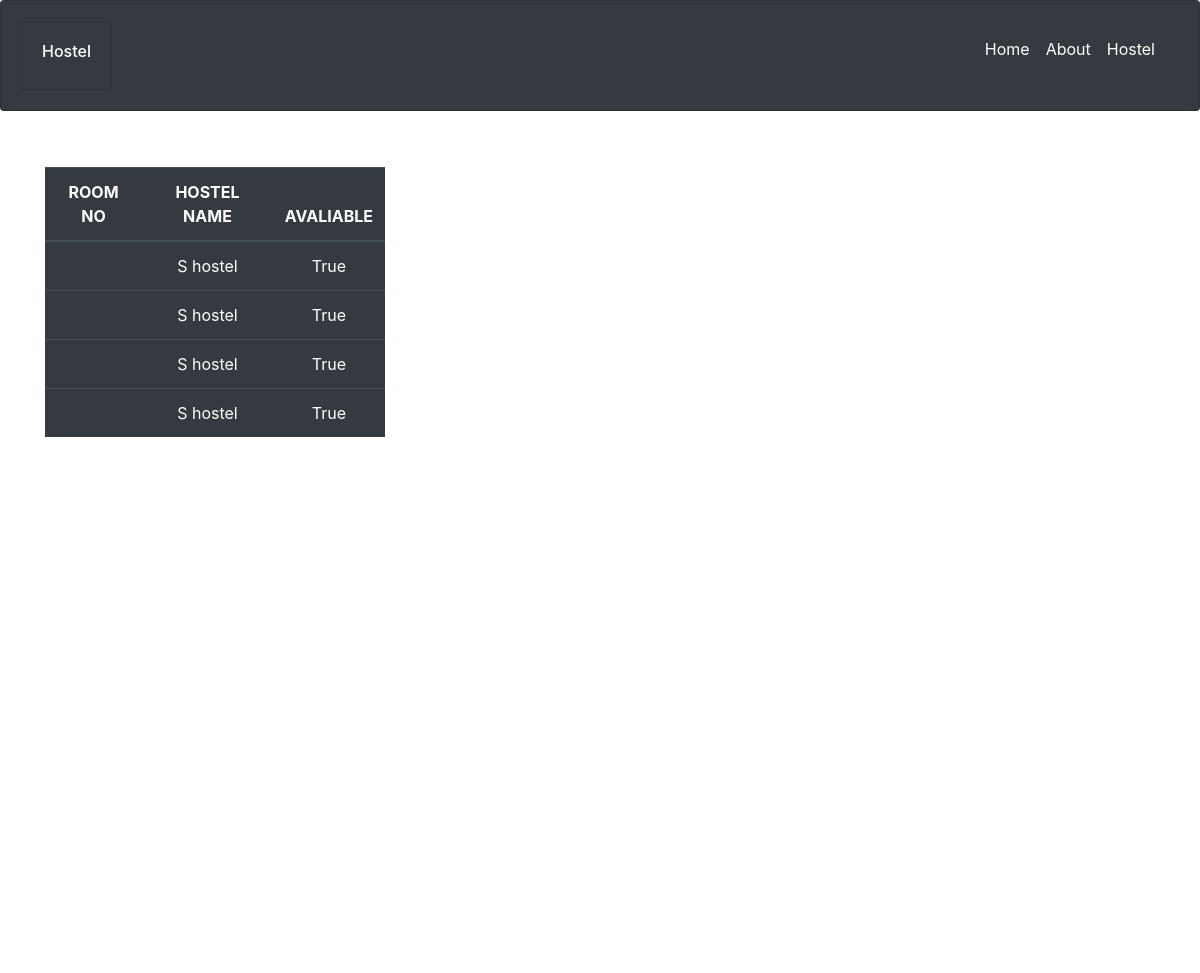
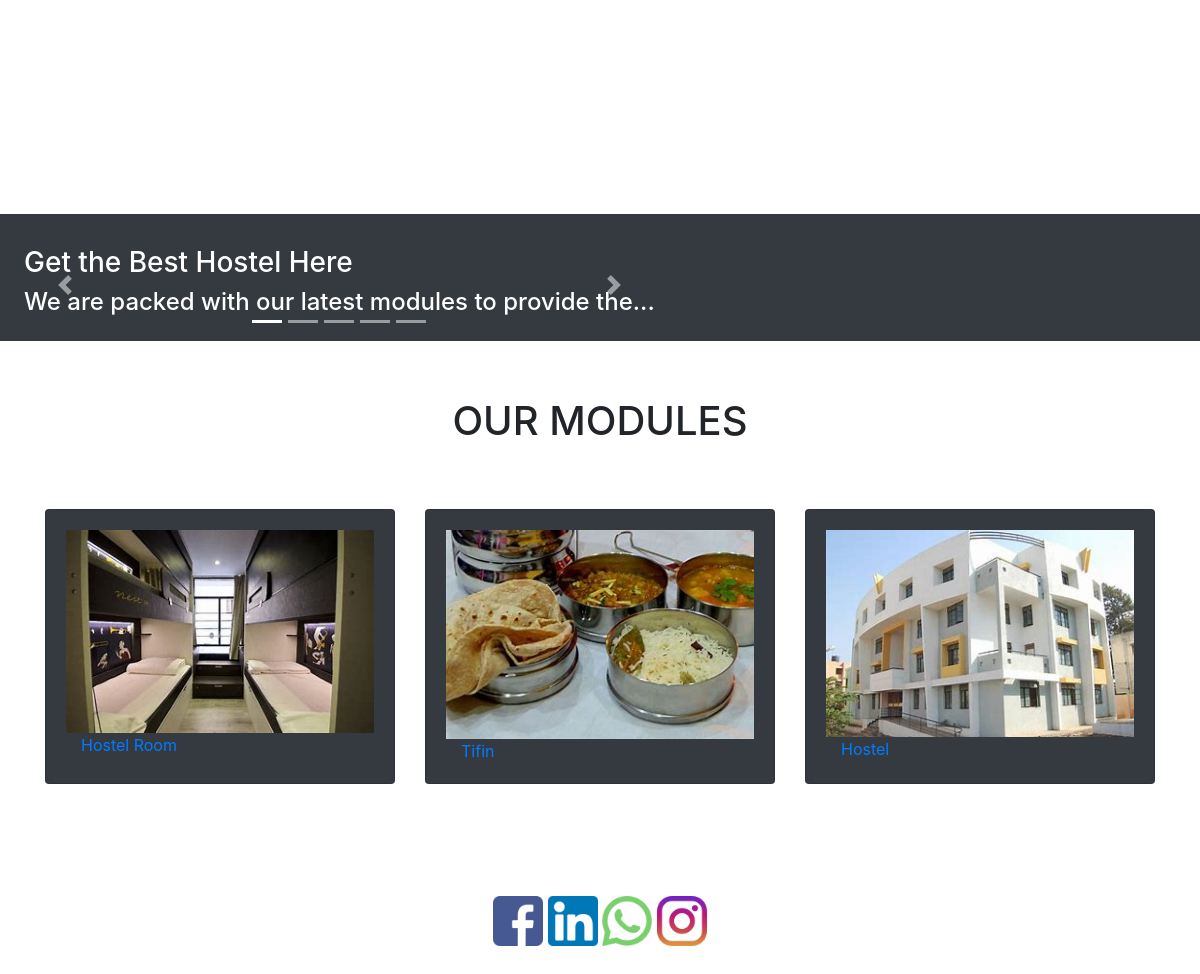
The page /showDetail/1 on the database its author committed (2 pictures, top to bottom).
### hostelbookingapp/models.py (models this page shows)
class Room(models.Model):
	seat=models.IntegerField()
	roomImg=models.FileField(upload_to='upload/hostel/room')
	avaliable=models.BooleanField(default=False)
	hostel=models.ForeignKey(Hostel,on_delete=models.CASCADE)
	def __str__(self):
		return f'{"room with"+str(self.seat)+"seaters"}-{self.roomImg}';

class Hostel(models.Model):
	hostelName=models.CharField(max_length=120)
	TYPE=(
			('Girls Hostel','Girls Hostel'),
			('Boys Hostel','Boys Hostel'),
		)
	type=models.CharField(max_length=20,choices=TYPE)
	AVALIABILITY=(('avaliable','avaliable'),
		('unavaliable','unavaliable'),
		)
	avaliable=models.CharField(max_length=20,choices=AVALIABILITY)
	images=models.FileField(upload_to='upload/hostel')
	description=models.CharField(max_length=2000)
	city=models.ForeignKey(City,on_delete=models.CASCADE)
	location=models.CharField(max_length=120)
	owner=models.CharField(max_length=50)
	price=models.IntegerField()
	contact=models.CharField(max_length=10,default="90909")
	def __str__(self):
		return f'{self.hostelName}';

### hostelbookingapp/views.py (the view)
# urls.py: path("showDetail/<hostel_id>",views.showDetail,name="showDetail"),
def showDetail(request,hostel_id):
	hostel1=Hostel.objects.get(pk=hostel_id)
	print(hostel_id)
	room=Room.objects.filter(hostel__exact=hostel1)
	context={}
	context['rooms']=room
	print(room)
	return render(request,"hostelbookingapp/showDetails.html",context)

### hostelbookingapp/templates/hostelbookingapp/showDetails.html (shortened to what this page needs)
{% load static %}
<!DOCTYPE html>
<html>
	<head>
		<link rel="stylesheet" href="https://stackpath.bootstrapcdn.com/bootstrap/4.3.0/css/bootstrap.min.css">
	</head>
	<body>
		<div class="card bg-dark responsive text-white " >
			<div class="card-body">
				<div class="row">
					<div class="col-4 ">
						<div class="card float-left bg-dark">
							<div class="card-body">
								<span ><h6>Hostel</h6></span>
							</div>
						</div>
					</div>
					<div class="col-4">
					</div>
					<div class="col-4 ">
						<nav class="navbar navbar-expand-lg justify-content-center navbar-light bg-dark float-right">
							  <div class="collapse navbar-collapse text-white" id="navbarSupportedContent">
							    <ul class="navbar-nav mr-auto text-white">
							      <li class="nav-item active text-white">
							        <a class="nav-link text-white" href="{% url 'index' %}">Home <span class="sr-only text-white">(current)</span></a>
							      </li>
							      <li class="nav-item text-white">
							        <a class="nav-link text-white" href="#about">About</a>
							      </li>
							      <li class="nav-item text-white">
							        <a class="nav-link text-white" href="#" tabindex="-1" aria-disabled="true">Hostel</a>
							      </li>
							    </ul>
							  </div>
							</nav>
					</div>
				</div>
			</div>
		</div>
		<h1>&nbsp;</h1>
		<div class="container" style="height:300px;">
				   <div class="card-deck col-sm-4 text-center text-white" >
						  <table class="table table-dark">
						    <thead>
						      <tr>
						        <th>ROOM NO</th>
						        <th>HOSTEL NAME</th>
						        <th>AVALIABLE</th>
						      </tr>
						    </thead>
						    <tbody>
						    	{% for room in rooms %}
							      <tr>
							        <td class="count"></td>
							        <td>{{ room.hostel }}</td>
							        <td>{{ room.avaliable }}</td>
							      </tr>
							    {% endfor %}
						    </tbody>
						  </table>
			        </div>
	    </div>
			    <div class="col-8">
			        <div id="mymap">
			        </div>
			    </div>
          	<h1>&nbsp;</h1>
          	<h1>&nbsp;</h1>
          	<nav class="navbar navbar-expand-xl bg-dark text-white" id="about">
		<ul class="navbar-nav">
			<li class="nav-item">
				<a class="nav-link">
					<div id="demo" class="carousel slide" data-ride="carousel">
					  <ul class="carousel-indicators">
					    <li data-target="#demo" data-slide-to="0" class="active"></li>
					    <li data-target="#demo" data-slide-to="1"></li>
					    <li data-target="#demo" data-slide-to="2"></li>
					    <li data-target="#demo" data-slide-to="3"></li>
					    <li data-target="#demo" data-slide-to="4"></li>
					  </ul>
					  <div class="carousel-inner" id="about">
					    <div class="carousel-item active">
						   	 <h3>Get the Best Hostel Here</h3>
						   	 <h4>We are packed with our latest modules to provide the...</h4>
					    </div>
				</div>
				  <a class="carousel-control-prev" href="#demo" data-slide="prev">
				    <span class="carousel-control-prev-icon"></span>
				  </a>
				  <a class="carousel-control-next" href="#demo" data-slide="next">
				    <span class="carousel-control-next-icon"></span>
				  </a>
			</div>
				</a>
			</li>
		</ul>
	</nav>
	<div class="row">
		<h1 class="col-sm-12 text-center">&nbsp;</h1>
	</div>
	<div class="row">
		<h1 class="col-sm-12 text-center">OUR MODULES </h1>
	</div>
	<div class="row">
		<h1 class="col-sm-12 text-center">&nbsp;</h1>
	</div>
	<div class="container">
		<div class="card-deck col-xs-6">
			<div class="card bg-dark">
				<div class="card-body">
				    <img src="{% static 'images/host1.png' %}" class="img-fluid " alt="...">
				      	<a href="#" class="col-sm-12  text-center text-justify">Hostel Room</a>
				</div>
			</div>
			<div class="card bg-dark">
				<div class="card-body">
				    <img src="{% static 'images/tifin6.png' %}" class="img-fluid " alt="...">
				      	<a href="#" class="col-sm-12 text-center text-justify">Tifin</a>
				</div>
			</div>
			<div class="card bg-dark">
				<div class="card-body">
				    <img src="{% static 'images/hostbuil1.png' %}"  class="img-fluid" alt="...">
				    <a href="{% url 'hostel' %}" class="col-sm-12 text-center text-justify">Hostel</a>
				</div>
			</div>
		</div>
	</div>
		<h1>&nbsp;</h1>
		<h1>&nbsp;</h1>
		<div class=" container responsive text-center ">
			<img src="{% static 'images/facebookpic.png' %}" class="img-fluid responsive" style="width:50px;height:50px;" />
			<img src="{% static 'images/linkdinpic.png' %}" class="img-fluid responsive" style="width:50px;height:50px;" />
			<img src="{% static 'images/whatspp.png' %}" class="img-fluid responsive" style="width:50px;height:50px;" />
			<img src="{% static 'images/instrapic.png' %}" class="img-fluid responsive"  style="width:50px;height:50px;"/>
		</div>
		<h1>&nbsp;</h1>
	</body>
</html>

### hostelbookingapp/templates/hostelbookingapp/showDetails.html (style rules this page uses)
#mymap { width: 100%; height:600px; }

### rows shown on the page
Room: hostel "S hostel", avaliable "True"
Room: hostel "S hostel", avaliable "True"
Room: hostel "S hostel", avaliable "True"
Room: hostel "S hostel", avaliable "True"
